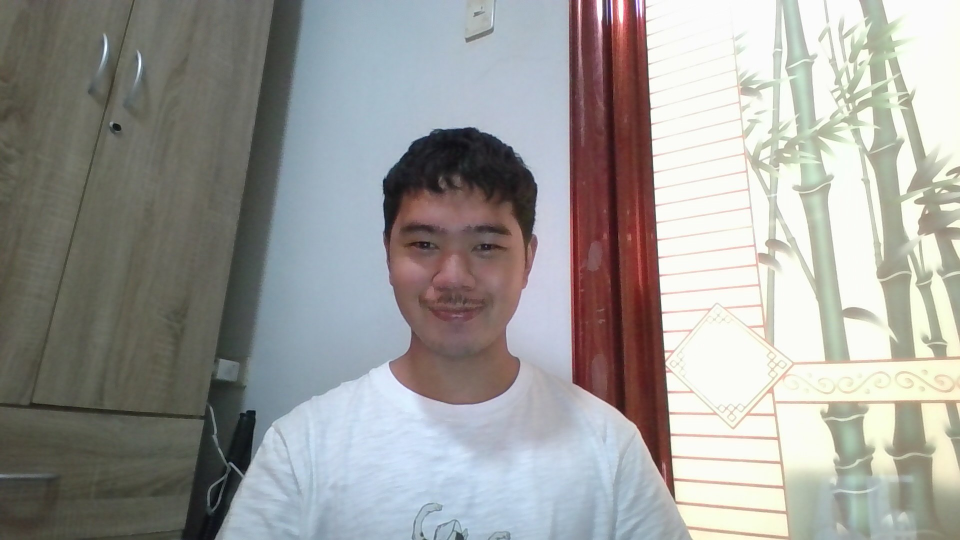
#> input picture input/pic1.jpg, 1920 x 1080 px, found by its file name (shown at 1/2 size)
$ python main.py
#> lines starting #> are read from the running program, lines starting #| are printed output that depends on the picture; after the words box and inside, x2 and y2 are one past the last pixel; in counts of white or black regions, pixels touching at a corner belong together
#> further down, img is the input picture: shape (1080, 1920, 3); mean B, G, R 153.7, 156.5, 157
### src/color_pop.py
import cv2
import numpy as np

def apply_color_tint(gray, color):
    """
    Apply an RGB color tint to a grayscale image.
    """
    # Create an empty 3-channel image (for BGR color)
    colored = np.zeros((gray.shape[0], gray.shape[1], 3), dtype=np.uint8)

    # Apply the color tint by scaling each channel
    colored[:, :, 0] = gray * (color[0] / 255)
    colored[:, :, 1] = gray * (color[1] / 255)
    colored[:, :, 2] = gray * (color[2] / 255)

    return colored.astype(np.uint8)

def color_pop(image):
    # Resize image to 500x500 for uniform output size
    image = cv2.resize(image, (500, 500))

    # Convert image to grayscale and enhance contrast
    gray = cv2.cvtColor(image, cv2.COLOR_BGR2GRAY)
    gray = cv2.equalizeHist(gray)

    # Define four BGR colors for the pop-art effect
    colors = [
        (0, 255, 0),     # Green
        (255, 255, 0),   # Cyan
        (0, 255, 255),   # Yellow
        (255, 0, 255)    # Pink
    ]

    panels = []
    for color in colors:
        panel = apply_color_tint(gray, color)
        panels.append(panel)
#> after the loop, panels = 4 items

    # Combine images into a 2x2 grid
    top = np.hstack((panels[0], panels[1]))
    bottom = np.hstack((panels[2], panels[3]))
    output = np.vstack((top, bottom))

    return output

### src/neon_glow.py
import cv2
import numpy as np

def neon_glow(image, intensity=1.0):
    """
    Apply a neon cyberpunk effect to the entire image.

    - Boosts contrast and saturation
    - Maps brightness to neon colors
    - Adds glow/bloom effect
    - Sharpens details
    """
#> called with intensity = 1

    # Resize image for consistent output size
    image = cv2.resize(image, (600, 800))
#> image: shape (800, 600, 3)

    # Enhance contrast using CLAHE on the lightness channel
    lab = cv2.cvtColor(image, cv2.COLOR_BGR2LAB)
#> lab: shape (800, 600, 3); mean of channels 0, 1, 2 162.3, 128.2, 130
    l, a, b = cv2.split(lab)
    clahe = cv2.createCLAHE(clipLimit=3.0, tileGridSize=(8, 8))
    l = clahe.apply(l)
    lab = cv2.merge((l, a, b))
#> lab: shape (800, 600, 3); mean of channels 0, 1, 2 160.5, 128.2, 130
    contrast = cv2.cvtColor(lab, cv2.COLOR_LAB2BGR)

    # Increase color saturation
    hsv = cv2.cvtColor(contrast, cv2.COLOR_BGR2HSV).astype(np.float32)
    hsv[:, :, 1] = np.clip(hsv[:, :, 1] * 1.6, 0, 255)
    sat = cv2.cvtColor(hsv.astype(np.uint8), cv2.COLOR_HSV2BGR)

    # Compute normalized brightness (0 to 1)
    lum = cv2.cvtColor(sat, cv2.COLOR_BGR2GRAY).astype(np.float32) / 255.0

    # Define neon color palette (BGR values)
    xs = np.array([0.0, 0.33, 0.66, 1.0])
    B_vals = np.array([128, 255, 255, 0], dtype=np.float32)
    G_vals = np.array([0, 255, 0, 255], dtype=np.float32)
    R_vals = np.array([128, 0, 255, 255], dtype=np.float32)

    # Map brightness to neon colors
    flat = lum.flatten()
    B = np.interp(flat, xs, B_vals).reshape(lum.shape)
    G = np.interp(flat, xs, G_vals).reshape(lum.shape)
    R = np.interp(flat, xs, R_vals).reshape(lum.shape)

    overlay = np.stack((B, G, R), axis=2).astype(np.uint8)

    # Blend neon overlay with saturated image
    sat_f = sat.astype(np.float32)
    overlay_f = overlay.astype(np.float32)
    base = cv2.addWeighted(sat_f, 0.55, overlay_f, 0.8, 0)

    # Create glow effect from bright areas
    bright_mask = (lum > 0.5).astype(np.float32)
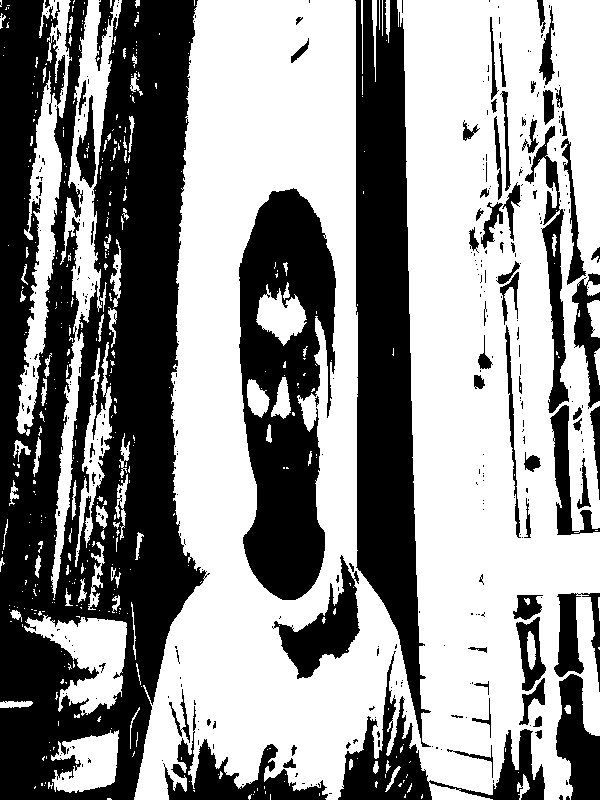
#> bright_mask: shape (800, 600) float32; values 0 (black) and 1 (white), 57% white; 370 black regions (292 under 20 px), largest, box (x1, y1, x2, y2) and area: (0, 0, 210, 800) 105592, (355, 0, 431, 747) 32827, (239, 188, 336, 600) 26579
    bright = (overlay_f * bright_mask[:, :, None])
    glow1 = cv2.GaussianBlur(bright, (31, 31), 0)
    glow2 = cv2.GaussianBlur(bright, (61, 61), 0)
    glow = cv2.addWeighted(glow1, 0.8, glow2, 0.6, 0)

    # Add glow to image
    composed = cv2.addWeighted(base, 1.0, glow, 0.7 * intensity, 0)

    # Sharpen image slightly (unsharp mask)
    blurred = cv2.GaussianBlur(composed, (0, 0), sigmaX=3)
    sharp = cv2.addWeighted(composed, 1.4, blurred, -0.4, 0)

    # Final clipping to valid image range
    final = np.clip(sharp, 0, 255).astype(np.uint8)

    return final

    output = image.copy()
    mask3 = (person_mask_f > 0.5).astype(np.uint8)
    output = np.where(mask3 == 1, blended_region, output)

    return output

### src/rain_snow.py
import cv2
import numpy as np
import random

def rain_snow(image, mode="rain"):
#> called with mode = 'rain'
    output = image.copy()
    h, w, _ = output.shape
#> h = 1080; w = 1920
    rain_layer = np.zeros_like(output, dtype=np.uint8)

    if mode == "rain":
        for _ in range(1200):
            x = random.randint(0, w - 1)
            y = random.randint(0, h - 1)
            length = random.randint(10, 20)

            cv2.line(
                rain_layer,
                (x, y),
                (x + random.randint(-2, 2), y + length),
                (200, 200, 200),
                1
            )
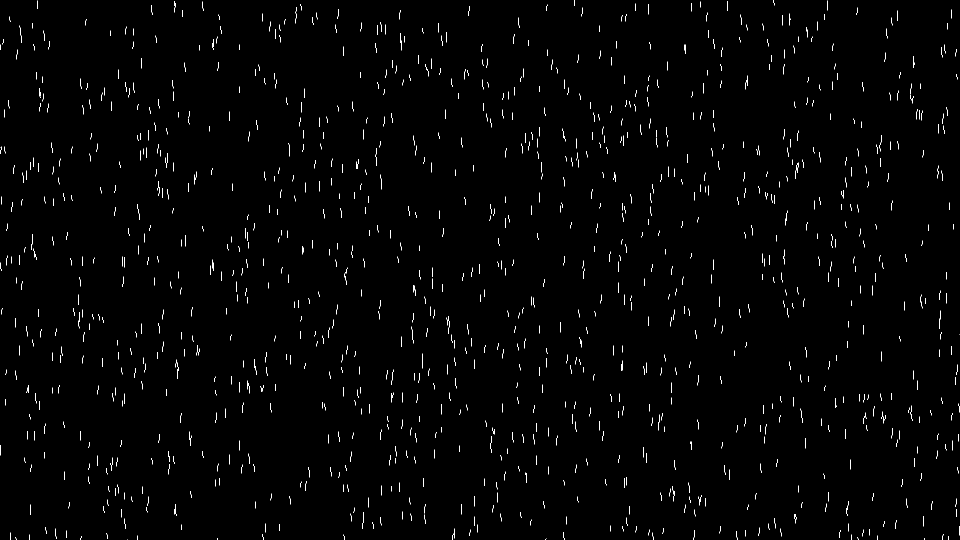
#> rain_layer: shape (1080, 1920, 3) (shown at 1/2 size); values 0 (black) and 200 (white), 0.91% white in thin lines or dots

        rain_layer = cv2.GaussianBlur(rain_layer, (5, 5), 0)
        output = cv2.addWeighted(output, 0.85, rain_layer, 0.3, 0)
#> output: shape (1080, 1920, 3)

    elif mode == "snow":
        # Increased snow density
        for _ in range(2000):
            x = random.randint(0, w - 1)
            y = random.randint(0, h - 1)
            radius = random.randint(2, 4)  # Larger snow size

            cv2.circle(rain_layer, (x, y), radius, (255, 255, 255), -1)

        rain_layer = cv2.GaussianBlur(rain_layer, (5, 5), 0)

        # Stronger blending so snow is visible
        output = cv2.addWeighted(output, 0.8, rain_layer, 0.7, 0)

    return output

### src/face_mask.py
import cv2
import numpy as np

# Detect faces using Haar Cascade.
# Then check the lower half of each face for skin color.
# If there is little skin detected, assume a mask is worn.

face_cascade = cv2.CascadeClassifier(
    cv2.data.haarcascades + "haarcascade_frontalface_default.xml"
)


def _lower_face_has_skin(face_roi):
    """Return the ratio of skin-colored pixels in the lower half of the face."""
    h, w = face_roi.shape[:2]
    if h == 0 or w == 0:
        return 0.0

    # Get lower half of the detected face
    lower = face_roi[h // 2 : h, 0:w]
    if lower.size == 0:
        return 0.0

    # Convert to HSV color space for skin detection
    hsv = cv2.cvtColor(lower, cv2.COLOR_BGR2HSV)

    # Approximate HSV range for skin color
    lower_skin = np.array([0, 10, 60], dtype=np.uint8)
    upper_skin = np.array([20, 150, 255], dtype=np.uint8)

    skin_mask = cv2.inRange(hsv, lower_skin, upper_skin)
    skin_pixels = cv2.countNonZero(skin_mask)
    total_pixels = skin_mask.shape[0] * skin_mask.shape[1]

    return float(skin_pixels) / float(total_pixels) if total_pixels > 0 else 0.0


def face_mask(image, debug=False):
    """
    Detect faces and determine if a facemask is worn.
    Draws a box and label around each detected face.
    """
#> called with debug = False
    gray = cv2.cvtColor(image, cv2.COLOR_BGR2GRAY)
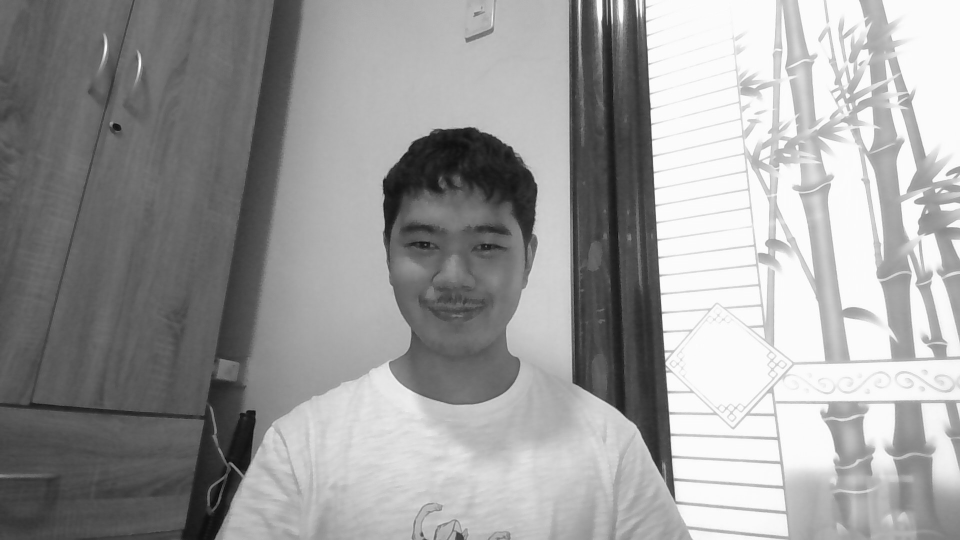
#> gray: shape (1080, 1920) (shown at 1/2 size); min 1, max 255, mean 156.4
    faces = face_cascade.detectMultiScale(gray, 1.3, 5)
#> faces = [[742, 366, 323, 323]]

    output = image.copy()

    for (x, y, w, h) in faces:
        face = image[y : y + h, x : x + w]

        try:
            skin_ratio = _lower_face_has_skin(face)
        except Exception:
            skin_ratio = 1.0

        # If skin ratio is low, assume a mask is present
        mask_detected = skin_ratio < 0.45

        if mask_detected:
            label = "Facemask Detected"
            color = (0, 255, 0)  # Green box
            text_color = (255, 255, 255)
        else:
            label = "Facemask Not Detected"
            color = (0, 0, 255)  # Red box
            text_color = (255, 255, 255)

        # Draw face rectangle
        cv2.rectangle(output, (x, y), (x + w, y + h), color, 2)

        # Draw background for text label
        cv2.rectangle(output, (x, y - 28), (x + w, y), color, -1)

        # Put label text
        cv2.putText(output, label, (x + 6, y - 8),
                    cv2.FONT_HERSHEY_SIMPLEX, 0.6, text_color, 2)

        if debug:
            # Show skin ratio value below the face (for testing)
            debug_text = f"skin_ratio={skin_ratio:.2f}"
            cv2.putText(output, debug_text, (x, y + h + 20),
                        cv2.FONT_HERSHEY_SIMPLEX, 0.5, (255, 255, 0), 1)
#> this loop made 1 pass
#> (x, y, lower_skin in _lower_face_has_skin, upper_skin in _lower_face_has_skin, skin_pixels in _lower_face_has_skin, total_pixels in _lower_face_has_skin) on pass 1: (742, 366, [0, 10, 60], [20, 150, 255], 28256, 52326)
#> pass 1, in face_mask, `face = image[y : y + h, x : x + w]`:
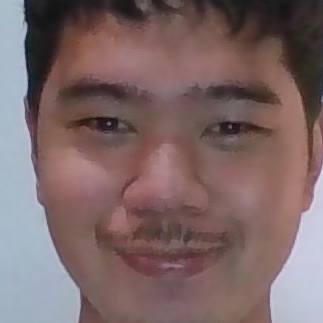
#> face: shape (323, 323, 3); mean B, G, R 103.1, 102.9, 124.4
#> pass 1, in _lower_face_has_skin, `lower = face_roi[h // 2 : h, 0:w]`:
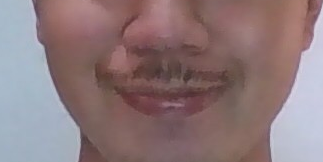
#> lower: shape (162, 323, 3); mean B, G, R 122.8, 120.3, 141.8
#> pass 1, in _lower_face_has_skin, `skin_mask = cv2.inRange(hsv, lower_skin, upper_skin)`:
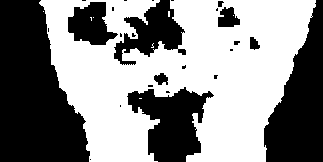
#> skin_mask: shape (162, 323); 54% white; 26 black regions (16 under 20 px), largest, box (x1, y1, x2, y2) and area: (0, 0, 90, 162) 10331, (264, 0, 323, 162) 5750, (127, 87, 214, 162) 3719
#> after the loop:
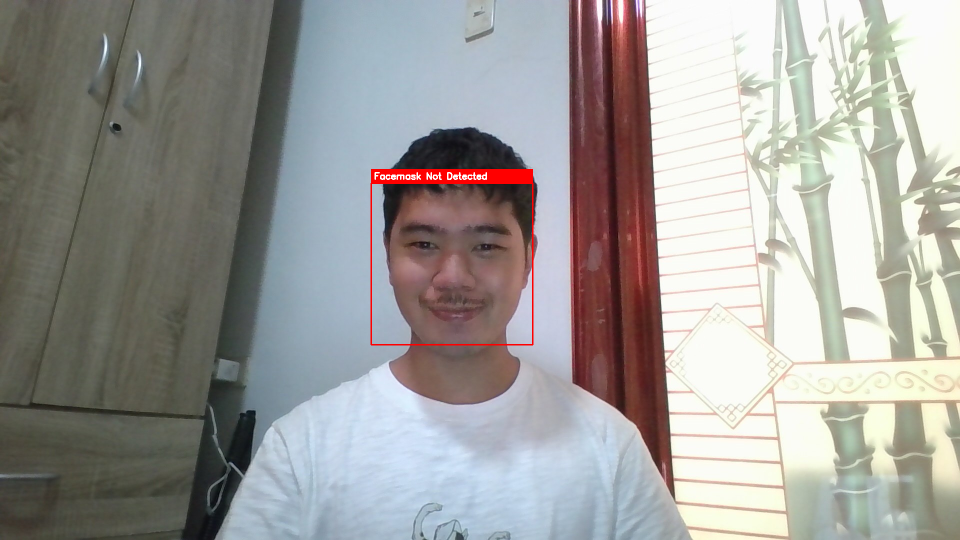
#> output: shape (1080, 1920, 3) (shown at 1/2 size); 0.61% of pixels changed, all inside (x1, y1, x2, y2) = (741, 338, 1067, 691)

    return output


# [20 lines that do not run on import are left out]

### src/main.py
import os
import cv2
from color_pop import color_pop
from neon_glow import neon_glow
from rain_snow import rain_snow
from face_mask import face_mask

INPUT_DIR = "input"
OUTPUT_DIR = "output"

# make sure output folder exists
os.makedirs(OUTPUT_DIR, exist_ok=True)

for file in os.listdir(INPUT_DIR):
    if file.lower().endswith((".png", ".jpg", ".jpeg")):
        print("Processing:", file)  # <-- debug print
        img_path = os.path.join(INPUT_DIR, file)
        img = cv2.imread(img_path)

        pop_img = color_pop(img)
        neon_img = neon_glow(img)
        rain_img = rain_snow(img)
        mask_img = face_mask(img)

        cv2.imwrite(os.path.join(OUTPUT_DIR, "pop_" + file), pop_img)
        cv2.imwrite(os.path.join(OUTPUT_DIR, "neon_" + file), neon_img)
        cv2.imwrite(os.path.join(OUTPUT_DIR, "rain_" + file), rain_img)
        cv2.imwrite(os.path.join(OUTPUT_DIR, "mask_" + file), mask_img)
#> pass 2 of the loop `for file in os.listdir(INPUT_DIR):`:
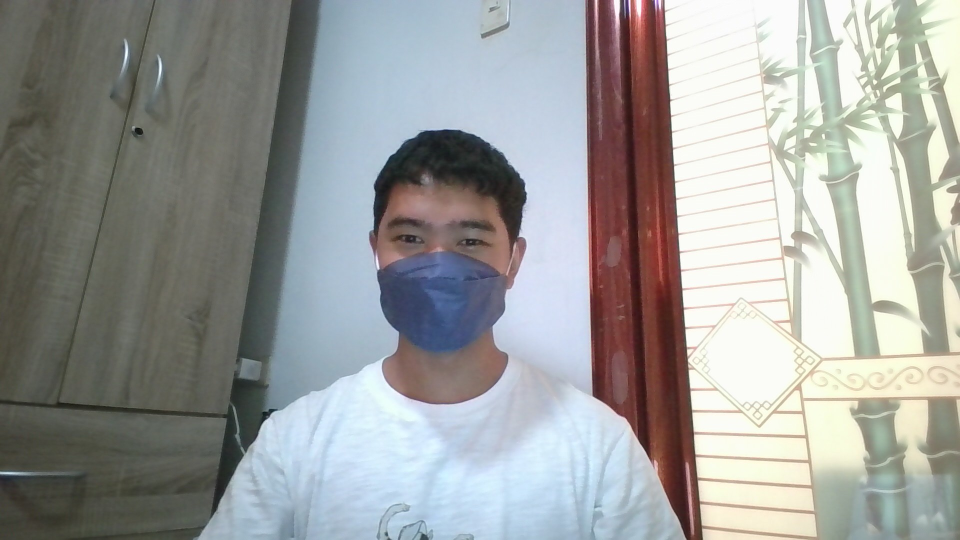
#> input picture input/pic2.jpg, 1920 x 1080 px, found by its file name (shown at 1/2 size)
#> img is the input picture: shape (1080, 1920, 3); mean B, G, R 155.7, 157.5, 156
#> in color_pop (call 2), `image = cv2.resize(image, (500, 500))`:
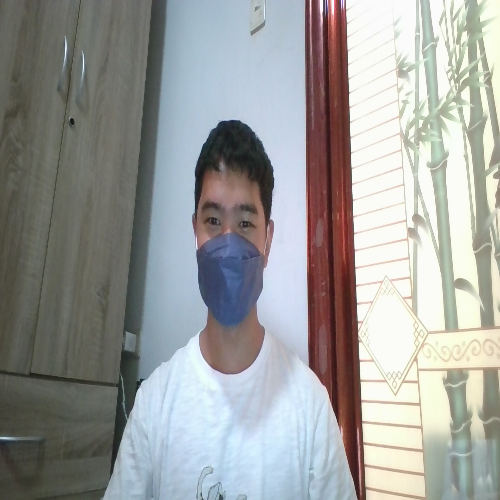
#> image: shape (500, 500, 3); mean of channels 0, 1, 2 155.7, 157.4, 155.9; drawn as B, G, R
#> the loop in face_mask (call 2), `for (x, y, w, h) in faces:` made 1 pass
#> (x, y, lower_skin in _lower_face_has_skin, upper_skin in _lower_face_has_skin, skin_pixels in _lower_face_has_skin, total_pixels in _lower_face_has_skin) on pass 1: (722, 351, [0, 10, 60], [20, 150, 255], 4157, 44850)

print("Processing complete!")
